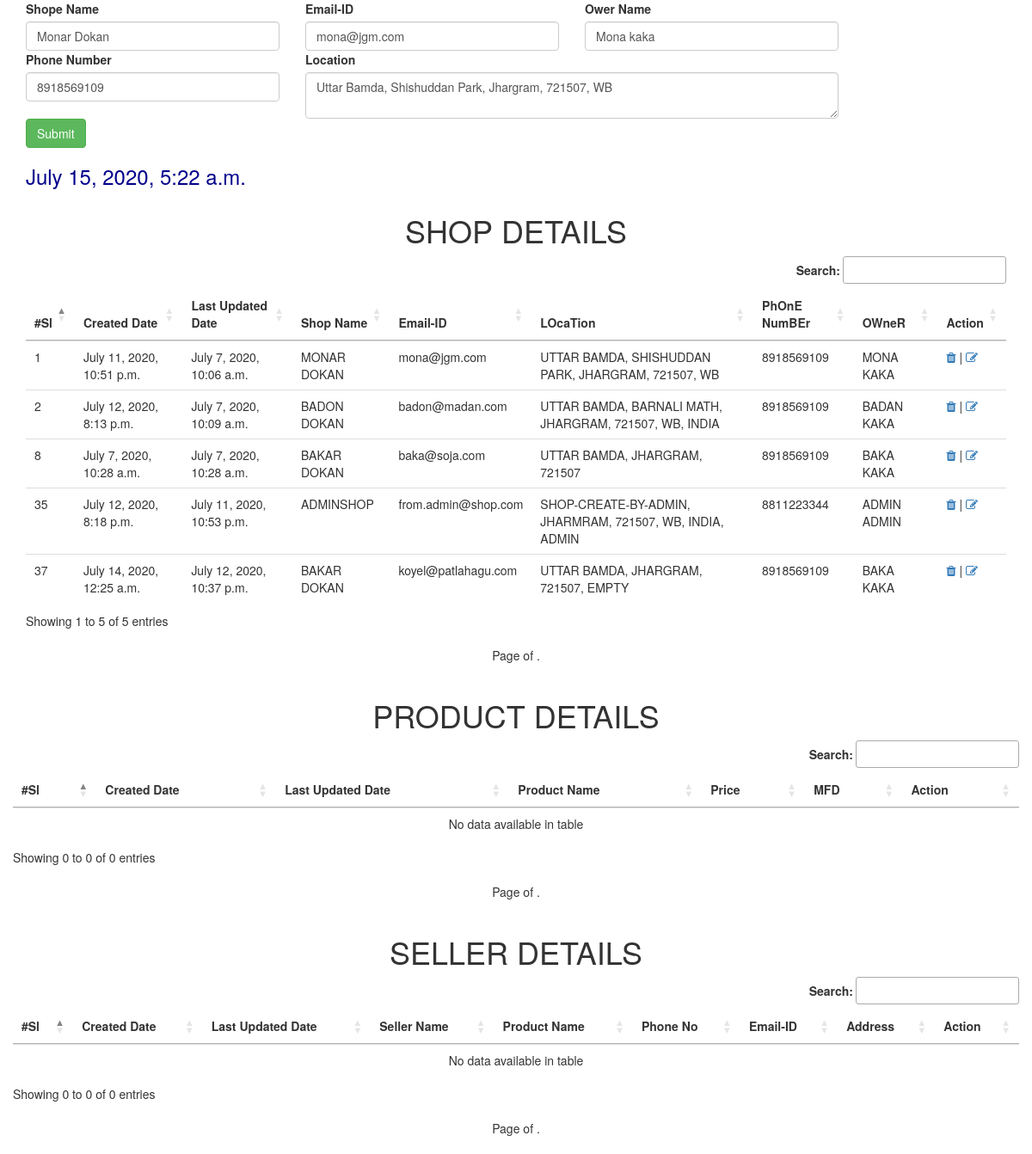
/myapp1/hello/1/edit, run on the app's committed database.
### myapp1/models.py (models this page shows)
class MyShop(models.Model):
    shop_name = models.CharField(max_length=100)
    shop_email = models.EmailField(max_length=100)
    shop_location = models.TextField()
    shop_phono = models.IntegerField(null=False, blank=False)
    shop_ownner = models.CharField(max_length=100, null=False, blank=False)
    shop_owner_pic = models.ImageField(upload_to='shop', max_length=100, default="N/A")
    created_at = models.DateTimeField(auto_now=True)
    updated_at = models.DateTimeField(auto_now_add=True)
    class Meta:
        db_table = "ShopDetail"

### myapp1/views.py (the view)
def hello_single(request, id):
    today_time = datetime.datetime.now()
    row = get_object_or_404(MyShop, id = id)
    obj = {"edit": 1, "shop": 1, "editval": row, "shopdetails": MyShop.objects.all().order_by('-id'), "datetime": today_time}
    template = loader.get_template('hello.html')
    return HttpResponse(template.render(obj))

### myapp1/templates/hello.html (shortened to what this page needs)
{% extends "layout/layout.html" %}
    {% block content %}
        {% if edit == 1 and shop == 1 %}
        <div class="container">
            <form method="post" action="{% url 'shop-update' editval.id %}">
                <div class="row">
                    <div class="col-md-10">
                        <div class="row">
                            <div class="col-md-4">
                                <label for="">Shope Name</label>
                                <input type="text" name="shopname" value="{% if edit == 1 %}{{editval.shop_name}}{% endif %}" id="shopname" class="form-control" placeholder="Shop Name">
                            </div>
                            <div class="col-md-4">
                                <label for="">Email-ID</label>
                                <input type="email" name="emailid" value="{% if edit == 1 %}{{editval.shop_email}}{% endif %}" id="emailid" class="form-control" placeholder="example@yopmail.com">
                            </div>
                            <div class="col-md-4">
                                <label for="">Ower Name</label>
                                <input type="text" name="owername" value="{% if edit == 1 %}{{editval.shop_ownner}}{% endif %}" id="owername" class="form-control" placeholder="Owner Name">
                            </div>
                        </div>
                    </div>
                </div>
                <div class="row">
                    <div class="col-md-10">
                        <div class="row">
                            <div class="col-md-4">
                                <label for="">Phone Number</label>
                                <input type="number" name="phoneno" value="{% if edit == 1 %}{{editval.shop_phono}}{% endif %}" id="phoneno" class="form-control" placeholder="Enter Phone NUmber">
                            </div>
                            <div class="col-md-8">
                                <label for="">Location</label>
                                <textarea name="location" id="location"value="{% if edit == 1 %}{{editval.shop_location}}{% endif %}"class="form-control" placeholder="Enter Your Full LOcation">{% if edit == 1 %}{{editval.shop_location}}{% endif %}</textarea>
                            </div>
                        </div>
                    </div>
                </div>
                <div class="row">
                    <div class="col-md-12 text-left">
                        <button type="submit" class="btn btn-success">Submit</button>
                    </div>
                </div>
            </form>
        </div>
        {% endif %}
        <div class="container">
            <div class="row">
                <div class="col-md-12">
                    <h3><span style="color:darkblue">{{datetime}}</span></h3>
                </div>
            </div>
            <div class="row">
                <div class="col-md-12">
                    <div class="row">
                        <div class="col-md-12 text-center">
                            <h1>SHOP DETAILS</h1>
                        </div>
                    </div>
                    <div class="row">
                        <div class="col-md-12">
                            <table style="border: darkred;" class="table table-hover table-border" id="shoptbl" title="EVERY SHOP DETAILS">
                                <thead>
                                    <tr>
                                        <th>#Sl</th>
                                        <th>Created Date</th>
                                        <th>Last Updated Date</th>
                                        <th>Shop Name</th>
                                        <th>Email-ID</th>
                                        <th>LOcaTion</th>
                                        <th>PhOnE NumBEr</th>
                                        <th>OWneR</th>
                                        <th>Action</th>
                                    </tr>
                                </thead>
                                <tbody>
                                    {% for sd in shopdetails %}
                                    <tr>
                                        <td>{{sd.id}}</td>
                                        <td>{{sd.created_at}}</td>
                                        <td>{{sd.updated_at}}</td>
                                        <td>{{sd.shop_name|upper}}</td>
                                        <td>{{sd.shop_email}}</td>
                                        <td>{{sd.shop_location|upper}}</td>
                                        <td>{{sd.shop_phono}}</td>
                                        <td>{{sd.shop_ownner|upper}}</td>
                                        <td>
                                            <a href="{% url 'shop-delete' id=sd.id %}"><i class="fa fa-trash"></i></a> |
                                            <a href="{% url 'single-shop' id=sd.id %}"><i class="fa fa-edit"></i></a>
                                        </td>
                                    </tr>
                                    {% endfor %}
                                </tbody>
                            </table>
                        </div>
                    </div>
                    <div class="row text-center">
                        <div class="pagination">
                            <span class="step-links">
                                <span class="current">
                                    Page {{ shopdetails.number }} of {{ shopdetails.paginator.num_pages }}.
                                </span>
                            </span>
                        </div>
                    </div>
                </div>
            </div>
            <div class="row">
                <div class="col-md-12">
                    <div class="row">
                        <div class="col-md-12 text-center">
                            <h1>PRODUCT DETAILS</h1>
                        </div>
                    </div>
                    <div class="row">
                        <table style="border: darkred;" class="table table-hover table-border" id="producttbl" title="EVERY PRODUCT DETAILS">
                            <thead>
                                <tr>
                                    <th>#Sl</th>
                                    <th>Created Date</th>
                                    <th>Last Updated Date</th>
                                    <th>Product Name</th>
                                    <th>Price</th>
                                    <th>MFD</th>
                                    <th>Action</th>
                                </tr>
                            </thead>
                            <tbody>
                            </tbody>
                        </table>
                    </div>
                    <div class="row text-center">
                        <div class="pagination">
                            <span class="step-links">
                                <span class="current">
                                    Page {{ products.number }} of {{ products.paginator.num_pages }}.
                                </span>
                            </span>
                        </div>
                    </div>
                </div>
            </div>
            <div class="row">
                <div class="col-md-12">
                    <div class="row">
                        <div class="col-md-12 text-center">
                            <h1>SELLER DETAILS</h1>
                        </div>
                    </div>
                    <div class="row">
                        <table style="border: darkred;" class="table table-hover table-border" id="sellertbl" title="EVERY SELLER DETAILS">
                            <thead>
                                <tr>
                                    <th>#Sl</th>
                                    <th>Created Date</th>
                                    <th>Last Updated Date</th>
                                    <th>Seller Name</th>
                                    <th>Product Name</th>
                                    <th>Phone No</th>
                                    <th>Email-ID</th>
                                    <th>Address</th>
                                    <th>Action</th>
                                </tr>
                            </thead>
                            <tbody>
                            </tbody>
                        </table>
                    </div>
                    <div class="row text-center">
                        <div class="pagination">
                            <span class="step-links">
                                <span class="current">
                                    Page {{ sellers.number }} of {{ sellers.paginator.num_pages }}.
                                </span>
                            </span>
                        </div>
                    </div>
                </div>
            </div>
        </div>
    {% endblock %}

### data on the page
MyShop: shopname "Monar Dokan", emailid "mona@jgm.com", owername "Mona kaka", phoneno "8918569109", location "Uttar Bamda, Shishuddan Park, Jhargram, 721507, WB", id "1", created_at "July 11, 2020, 10:51 p.m.", updated_at "July 7, 2020, 10:06 a.m.", shop_name "MONAR DOKAN", shop_email "mona@jgm.com", shop_location "UTTAR BAMDA, SHISHUDDAN PARK, JHARGRAM, 721507, WB", shop_phono "8918569109", shop_ownner "MONA KAKA"
MyShop: id "37", created_at "July 14, 2020, 12:25 a.m.", updated_at "July 12, 2020, 10:37 p.m.", shop_name "BAKAR DOKAN", shop_email "koyel@patlahagu.com", shop_location "UTTAR BAMDA, JHARGRAM, 721507, EMPTY", shop_phono "8918569109", shop_ownner "BAKA KAKA"
MyShop: id "35", created_at "July 12, 2020, 8:18 p.m.", updated_at "July 11, 2020, 10:53 p.m.", shop_name "ADMINSHOP", shop_email "from.admin@shop.com", shop_location "SHOP-CREATE-BY-ADMIN, JHARMRAM, 721507, WB, INDIA, ADMIN", shop_phono "8811223344", shop_ownner "ADMIN ADMIN"
MyShop: id "8", created_at "July 7, 2020, 10:28 a.m.", updated_at "July 7, 2020, 10:28 a.m.", shop_name "BAKAR DOKAN", shop_email "baka@soja.com", shop_location "UTTAR BAMDA, JHARGRAM, 721507", shop_phono "8918569109", shop_ownner "BAKA KAKA"
MyShop: id "2", created_at "July 12, 2020, 8:13 p.m.", updated_at "July 7, 2020, 10:09 a.m.", shop_name "BADON DOKAN", shop_email "badon@madan.com", shop_location "UTTAR BAMDA, BARNALI MATH, JHARGRAM, 721507, WB, INDIA", shop_phono "8918569109", shop_ownner "BADAN KAKA"
